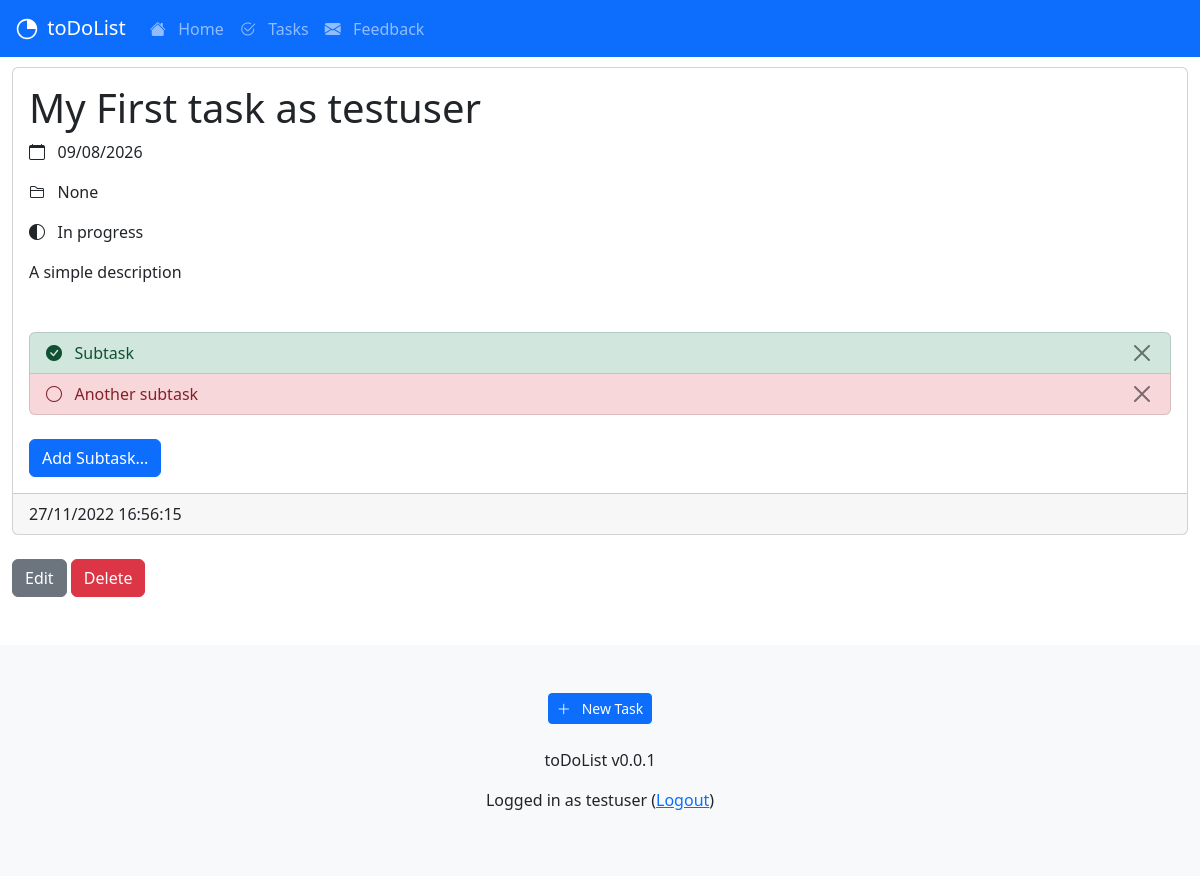
The page /tasks/11 (signed in) on the database as committed earlier.
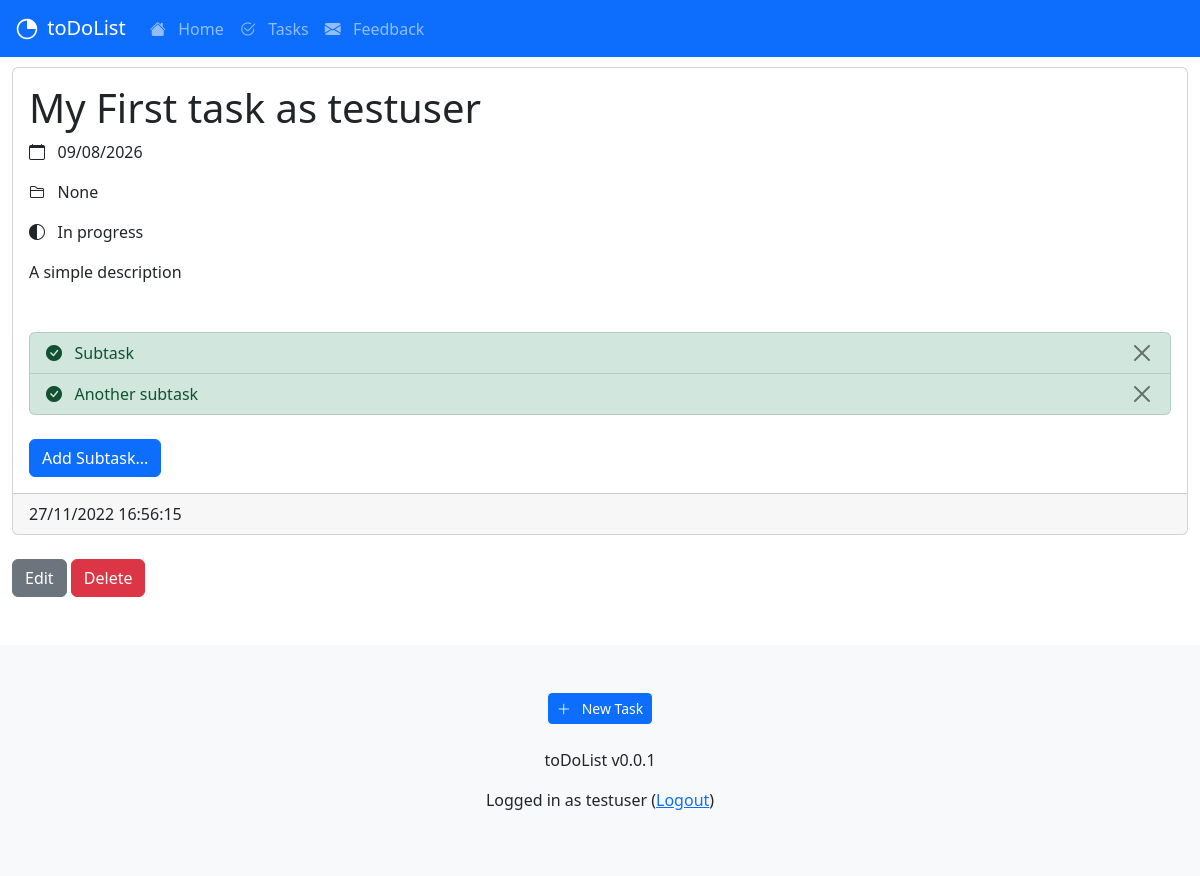
The same page on the database as committed later.
### taskapp/models.py (models this page shows, shortened)
class SubTask(models.Model):
    title = models.CharField(max_length=128)
    complete = models.BooleanField(default=False)
    task = models.ForeignKey(Task, on_delete=models.CASCADE)

### taskapp/views.py (the view)
# urls.py: path('<int:pk>', views.TaskDetailView.as_view(), name='tasks_detail'),
class TaskDetailView(LoginRequiredMixin, DetailView):
    model = Task
    template_name = 'taskapp/detail_view.html'
    def get_context_data(self, **kwargs):
        task = Task.objects.get(id=self.kwargs['pk'])
        context = {}
        context['task'] = task
        if(self.request.user == task.author or is_admin(self.request.user)):
            context['subtask_list'] = SubTask.objects.filter(task__id=self.kwargs['pk'])
            context['subtask_list_size'] = SubTask.objects.filter(task__id=self.kwargs['pk']).count
        else:
            raise PermissionDenied()
        return context

### taskapp/templates/taskapp/detail_view.html
{% extends "base.html" %}
{% block content %}
<body>
    <div class="card">
    <div class="card-body">
    <h1 class="card-title">{{ task.title }}</h1>
    <p><i class="bi bi-calendar"></i>&nbsp;&nbsp;&nbsp;{{ task.due_at|date:"SHORT_DATE_FORMAT" }}</p>
    <p><i class="bi bi-folder2"></i>&nbsp;&nbsp;&nbsp;{{ task.category }}</p>
    <p>
        {% if task.status == 'In progress' %}
            <i class="bi bi-circle-half"></i>
            {% elif task.status == 'Urgent' %}
            <i class="bi bi-arrow-up-circle"></i>
            {% elif task.status == 'Complete' %}
            <i class="bi bi-check-circle-fill"></i>
            {% elif task.status == 'Delayed' %}
            <i class="bi bi-clock"></i>
            {% else %}
            <i class="bi bi-circle"></i>
        {% endif %}
        &nbsp;&nbsp;{{ task.status }}</p>
    <p class="card-text"> {{ task.description|linebreaks }}</p>
    </div>
    <div class="card-body">
        {% include 'taskapp/subtask_list.html' with nid=task.id %}
        <div class="d-grid gap-2 d-md-block">
            <input type="button" class="btn btn-primary" onclick="location.href='{% url 'create_subtask' task.id %}';" value="Add Subtask..." />
        </div>
    </div>
    <div class="card-footer">
        {{ task.updated_at|date:"d/m/Y H:i:s" }}
    </div>
    </div>
    <br>
    <div class="d-grid gap-2 d-md-block">
        <input type="button" class="btn btn-secondary" onclick="location.href='{% url 'tasks_update' task.id %}';" value="Edit" />
        <input type="button" class="btn btn-danger" onclick="location.href='{% url 'tasks_delete' task.id %}';" value="Delete" />
    </div>
</body>
{% endblock content %}

### taskapp/templates/taskapp/subtask_list.html (shortened to what this page needs)
{% load static %}
{% if subtask_list_size > 0 %}
<div class="list-group">
    {% for subtask in subtask_list %}
    {% if subtask.complete %}
    <a class="list-group-item list-group-item-action list-group-item-success" id="tid_{{subtask.id}}" onClick='togglecomplete({{ subtask.id }})'><i class="bi bi-check-circle-fill" id="tid_{{subtask.id}}_i"></i>&nbsp;&nbsp;&nbsp;{{subtask.title}}
    {% else %}
    <a class="list-group-item list-group-item-action list-group-item-danger" id="tid_{{subtask.id}}" onClick='togglecomplete({{ subtask.id }})'><i class="bi bi-circle" id="tid_{{subtask.id}}_i"></i>&nbsp;&nbsp;&nbsp;{{subtask.title}}
    {% endif %}
    <button class="btn btn-close text-right" style="float:right;" onClick='event.stopPropagation();delete_t({{ subtask.id }});' type='button'></button></a>
    {% endfor %}
</div>
<br>
{% endif %}

Rows that differ between the two databases and show on the page:
changed SubTask "Another subtask": complete False → True (drawn)
